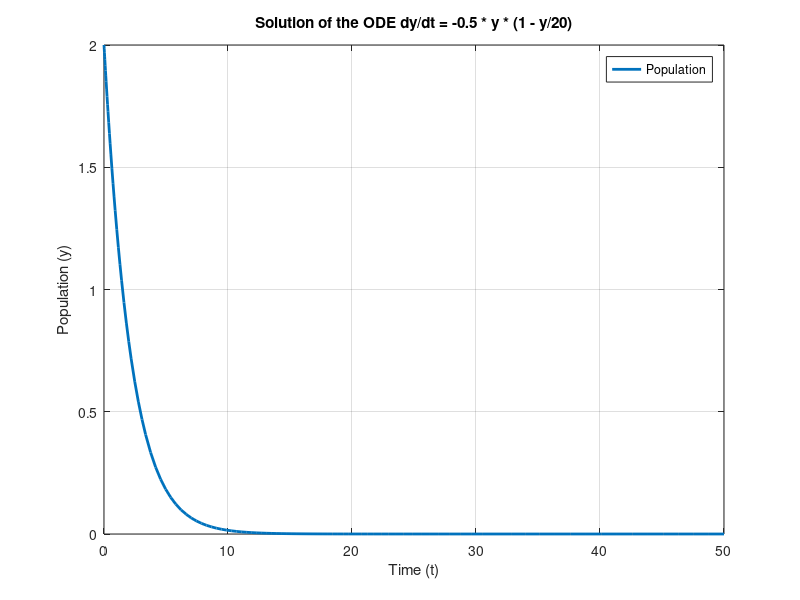

Write the MATLAB code that produced this figure.
f = @(t, y) -0.5 * y * (1 - y / 20);
y0 = 2; 
t = [0, 50]; 

[t, y] = ode45(f, t, y0);

figure;
plot(t, y, 'LineWidth', 2);
xlabel('Time (t)');
ylabel('Population (y)');
title('Solution of the ODE dy/dt = -0.5 * y * (1 - y/20)');
grid on;

legend('Population');

finalPopulation = y(end);
disp(['Final population at t = ', num2str(t(end)), ': ', num2str(finalPopulation)]);
